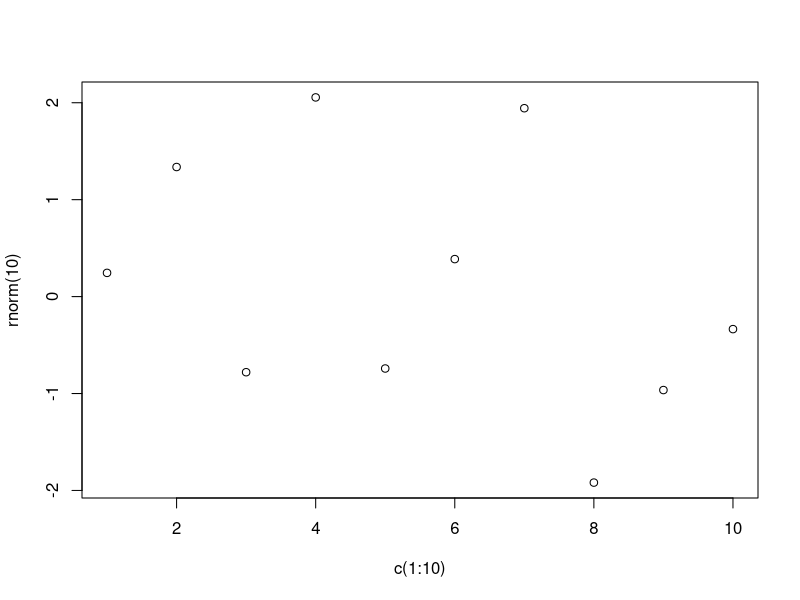

Recreate this plot in R. (Note: this script raises an error after producing the figure.)
## ---- chunk 1
objs <- mget(ls("package:base"), inherits = TRUE)
nullenv <- function(func) {
    is.null(environment(func))
}
funs <- Filter(is.function, objs)
nulls <- Filter(nullenv, funs)

arg <- lapply(funs, formals) # get formals
counts <- sapply(arg, length) # count formals
maxcount <- which.max(counts) #find most args
zeros <- which(counts == 0) #no args
## ---- chunk 2
  objs <- mget(ls("package:base"), inherits = TRUE)
  
  nullenv <- function(func) {
    # returns true if function environment is null
    is.null(environment(func))
  }
  
  funs <- Filter(is.function, objs)
  nulls <- Filter(nullenv, funs)
## ---- chunk 3
add <- function(x) {
  function(y) x + y
}
adders <- lapply(1:10, add) 
adders[[1]](10)
## ---- chunk 4
ls(environment(adders[[1]]))
## ---- chunk 5
for (i in 1:10) {
  print(get("x", pos=environment(adders[[i]])))
}
## ---- chunk 6
add <- function(x) {
  force(x)
  function(y) x + y
}
adders <- lapply(1:10, add) 
adders[[1]](10)
for (i in 1:10) {
  print(get("x", pos=environment(adders[[i]])))
}
## ---- chunk 7
objs <- mget(ls("package:base"), inherits = TRUE)
funs <- Filter(is.function, objs)
repfun <- funs[grep(".*<-", funs)] # List of all replacement functions
nulls <- Filter(nullenv, repfun)
## ---- chunk 8
`%|||%` <- function(x, y) {
  ( x | y) & !(x & y) # defn on wikipedia
}
x <- c(1, 2, 3)
y <- c(1, 2, 3)
(x > y) %|||%  (y < x)
(x == y) %|||% (x > y)
## ---- chunk 9
`%uU%` <- function(x, y) {
    # find intersection of two vectors
    matches <- match(x, y, nomatch = 0)
    unique(y[matches])
}
x <- seq(2, 50, 3)
y <- seq(1, 50, 2)

all(x %uU% y == intersect(x, y))

`%U%` <- function(x, y) {
    # find the union of two vectors
    unique(c(x,y))
}

all(x %U% y == union(x,y))


`%!!%` <- function(x, y) {
    # find differences between two vectors
    matches <- match(x, y, nomatch = 0)
    unique(x[matches==0])
}

all(x %!!% y == setdiff(x, y))
## ---- chunk 10
`modify_rand<-` <- function(x, value) {
  position <- floor(runif(1, max = length(x)))
  x[position] <- value
  x
}
modify_rand(x) <- 10
x
## ---- chunk 11
newop <- options() # assign options to a new list
options(verbose=TRUE) # talk to me R! # save a new value of an option
options(newop) # restore all options
options(newop[which(names(newop) == "verbose")]) #restore just the verbose option
## ---- chunk 12
makeplot <- function(file, plot_code, width=500, height=500) {
  png(file, width=width, height=height)
  plot_code
  graphics.off()
}

simpleplot <- plot(x = c(1:10), y = rnorm(10))
borked <- plot(x = c(1:9), y = rnorm(10))

makeplot("~/Documents/classes/UBCadv-r/03_Functions/Functions_Susannah_plot.png", borked)
makeplot("~/Documents/classes/UBCadv-r/03_Functions/Functions_Susannah_plot.png", simpleplot)
## ---- chunk 13
capture.output <- function(..., file=NULL, append=FALSE)
{
    args <- substitute(list(...))[-1L]

    rval <- NULL; closeit <- TRUE
    if (is.null(file))
        file <- textConnection("rval", "w", local = TRUE) #if no file provided make a textConnection
    else if (is.character(file))
        file <- file(file, if(append) "a" else "w")
    else if (inherits(file, "connection")) {
if (!isOpen(file)) open(file, if(append) "a" else "w")
else closeit <- FALSE
    } else
        stop("'file' must be NULL, a character string or a connection")

    sink(file) # divert output to the file
    ## for error recovery: all output will be lost if file=NULL
    on.exit({sink(); if(closeit) close(file)})

    pf <- parent.frame() 
    evalVis <- function(expr)
        withVisible(eval(expr, pf))

    for(i in seq_along(args)) {
        expr <- args[[i]]
        tmp <- switch(mode(expr),
                      "expression" = lapply(expr, evalVis),
                      "call" =, "name" = list(evalVis(expr)),
                       stop("bad argument")) 
        for(item in tmp)
            if (item$visible) print(item$value)
    }
    ## we need to close the text connection before returning 'rval'
    on.exit()
    sink() # I don't get why there are multiple sinks and on.exits
    if(closeit) close(file)
    if(is.null(rval)) invisible(NULL) else rval #how could rval be anything _but_ NULL in this function?
}
